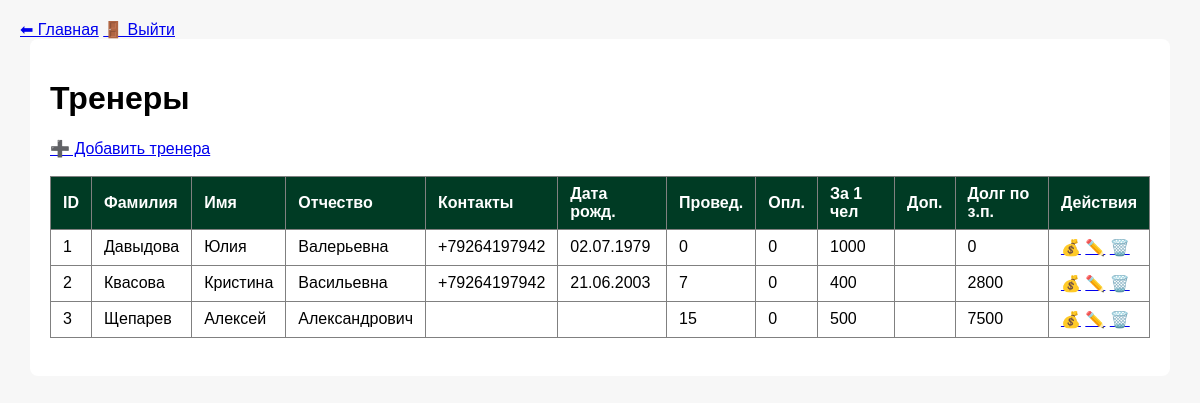
Page /coaches (signed in) on the earlier database version.
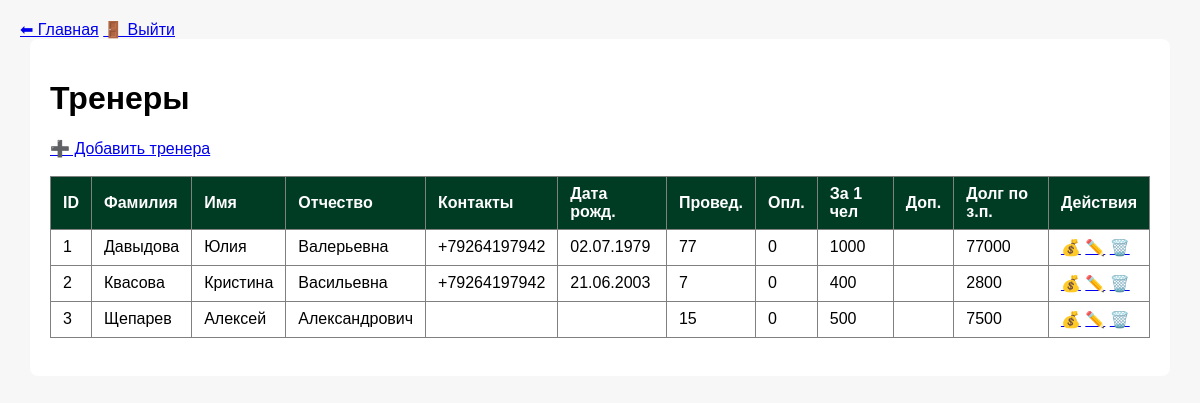
Same page on the later database version.
### tables this page shows
CREATE TABLE coaches
                   (
                       id INTEGER PRIMARY KEY AUTOINCREMENT,
                       first_name TEXT NOT NULL,
                       last_name TEXT NOT NULL,
                       middle_name TEXT,
                       contacts TEXT,
                       birthday TEXT,
                       lessons_count INTEGER,
                       lessons_paid INTEGER,
                       student_payment INTEGER,
                       additional_info TEXT,
                       creation_date TEXT
                   );

### app.py (the view)
    def wrapper(*args, **kwargs):
        if "user" not in session:
            return redirect(url_for("login"))
        return fn(*args, **kwargs)

### app.py (called while the page is built)
def login_required(fn):
    def wrapper(*args, **kwargs):
        if "user" not in session:
            return redirect(url_for("login"))
        return fn(*args, **kwargs)
    wrapper.__name__ = fn.__name__
    return wrapper

@app.route("/coaches")
@login_required
def coaches():
    coaches_raw = db.get_all_coaches()
    coaches = []
    for c in coaches_raw:
        coach = dict(c)  # ← ключевой момент
        coach["lessons_paid"] = int(coach["lessons_paid"] or 0)
        coach["student_payment"] = int(coach["student_payment"] or 0)
        coach["lessons_count"] = int(coach["lessons_count"] or 0)
        coaches.append(coach)
    return render_template("coaches.html", coaches=coaches)

@app.template_filter("ru_date")
@login_required
def ru_date(value):
    if not value:
        return ""
    for fmt in ("%Y.%m.%d", "%Y-%m-%d"):
        try:
            return datetime.strptime(value, fmt).strftime("%d.%m.%Y")
        except ValueError:
            pass
    return value  # если формат неожиданный

### database.py (called while the page is built)
def get_connection():
    conn = sqlite3.connect(DB_NAME)
    conn.row_factory = sqlite3.Row
    return conn

def get_all_coaches():
    conn = get_connection()
    coaches = conn.execute("SELECT * FROM coaches").fetchall()
    conn.close()
    return coaches

### templates/coaches.html (shortened to what this page needs)
{% extends "base.html" %}
{% block content %}
<h1>Тренеры</h1>
<a href="{{ url_for('add_coach') }}">➕ Добавить тренера</a><br><br>
<table border="1" cellpadding="6">
    <tr class="table-title">
        <th>ID</th>
        <th>Фамилия</th>
        <th>Имя</th>
        <th>Отчество</th>
        <th>Контакты</th>
        <th>Дата рожд.</th>
        <th>Провед.</th>
        <th>Опл.</th>
        <th>За 1 чел</th>
        <th>Доп.</th>
        <th>Долг по з.п.</th>
        <th>Действия</th>
    </tr>
    {% for coach in coaches %}
    <tr>
        <td>{{ coach.id }}</td>
        <td>{{ coach.last_name }}</td>
        <td>{{ coach.first_name }}</td>
        <td>{{ coach.middle_name }}</td>
        <td>{{ coach.contacts }}</td>
        <td>{{ coach.birthday | ru_date }}</td>
        <td>{{ coach.lessons_count }}</td>
        <td>{{ coach.lessons_paid }}</td>
        <td>{{ coach.student_payment }}</td>
        <td>{{ coach.additional_info }}</td>
        <td>
            {{ (coach.lessons_count - coach.lessons_paid) * coach.student_payment }}
        </td>
        <td>
            <a href="{{ url_for('give_money_to_coach', coach_id=coach.id) }}">💰</a>
            <a href="{{ url_for('edit_coach', coach_id=coach.id) }}">✏️</a>
            <a href="#" class="delete-btn" data-url="{{  url_for('delete_coach', coach_id=coach.id)  }}">🗑️</a>
        </td>
    </tr>
    {% endfor %}
</table>
<br>
{% endblock %}

### templates/base.html (shortened to what this page needs)
<!DOCTYPE html>
<html lang="ru">
<head>
    <link rel="stylesheet" href="{{ url_for('static', filename='css/styles.css') }}">
</head>
<body>
<a href="{{ url_for('index') }}">⬅ Главная</a>
<a href="{{ url_for('logout') }}">🚪 Выйти</a>
<div class="container">
    {% block content %}{% endblock %}
</div>
</body>
</html>

### static/css/styles.css (style rules this page uses)
body { font-family: Arial, sans-serif; margin: 20px; background: #f7f7f7; }
table { border-collapse: collapse; }
td, th { padding: 8px 12px; text-align: left; }
.table-title { background: #003B24; color: white; font-weight: bold }
.container { max-width: 1100px; margin: auto; background: #fff; padding: 20px; border-radius: 8px; }

Differences in the rows shown:
changed coaches "Давыдова": lessons_count "0" → "77"; lessons_count+lessons_paid+student_payment "0" → "77000"
